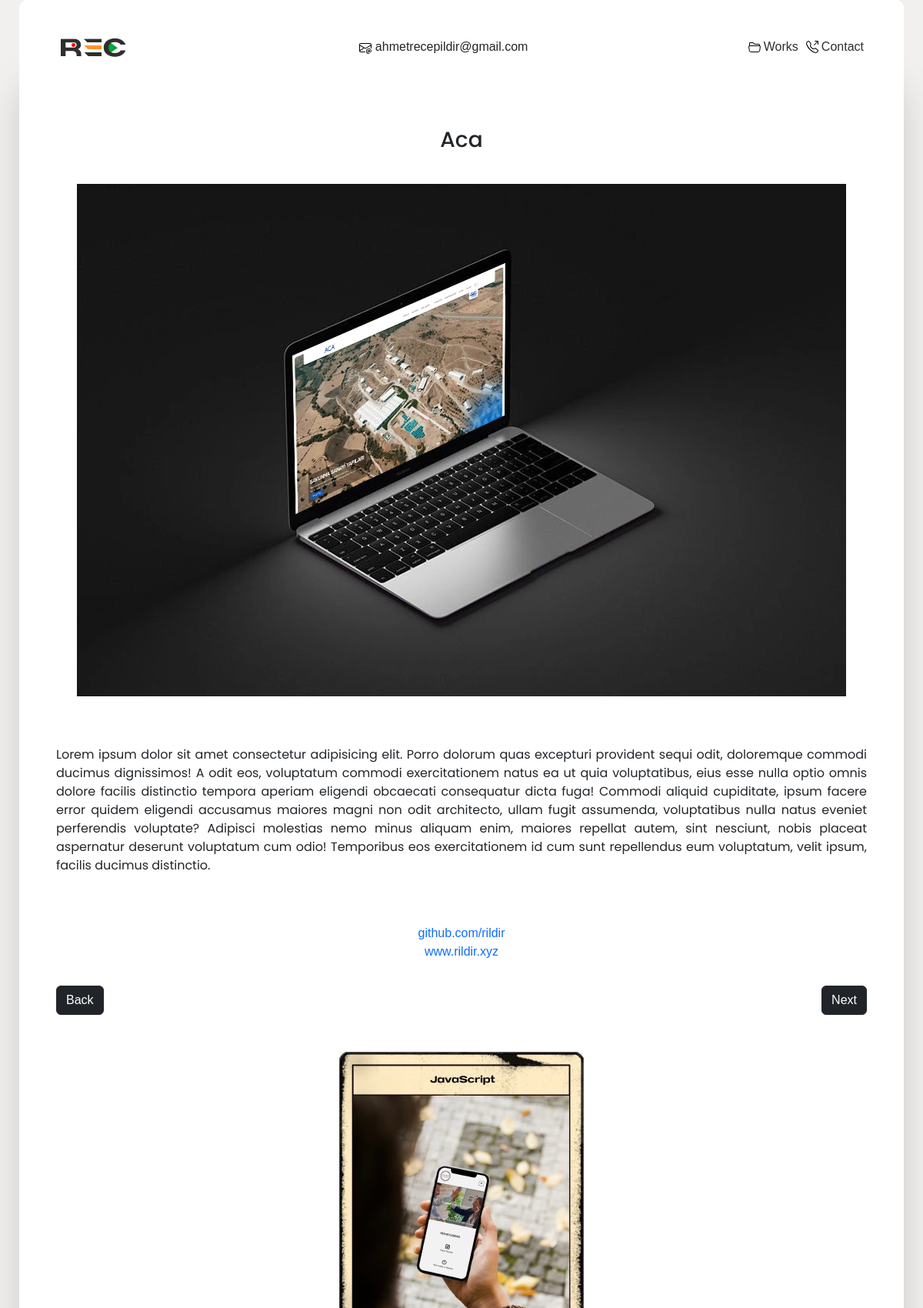
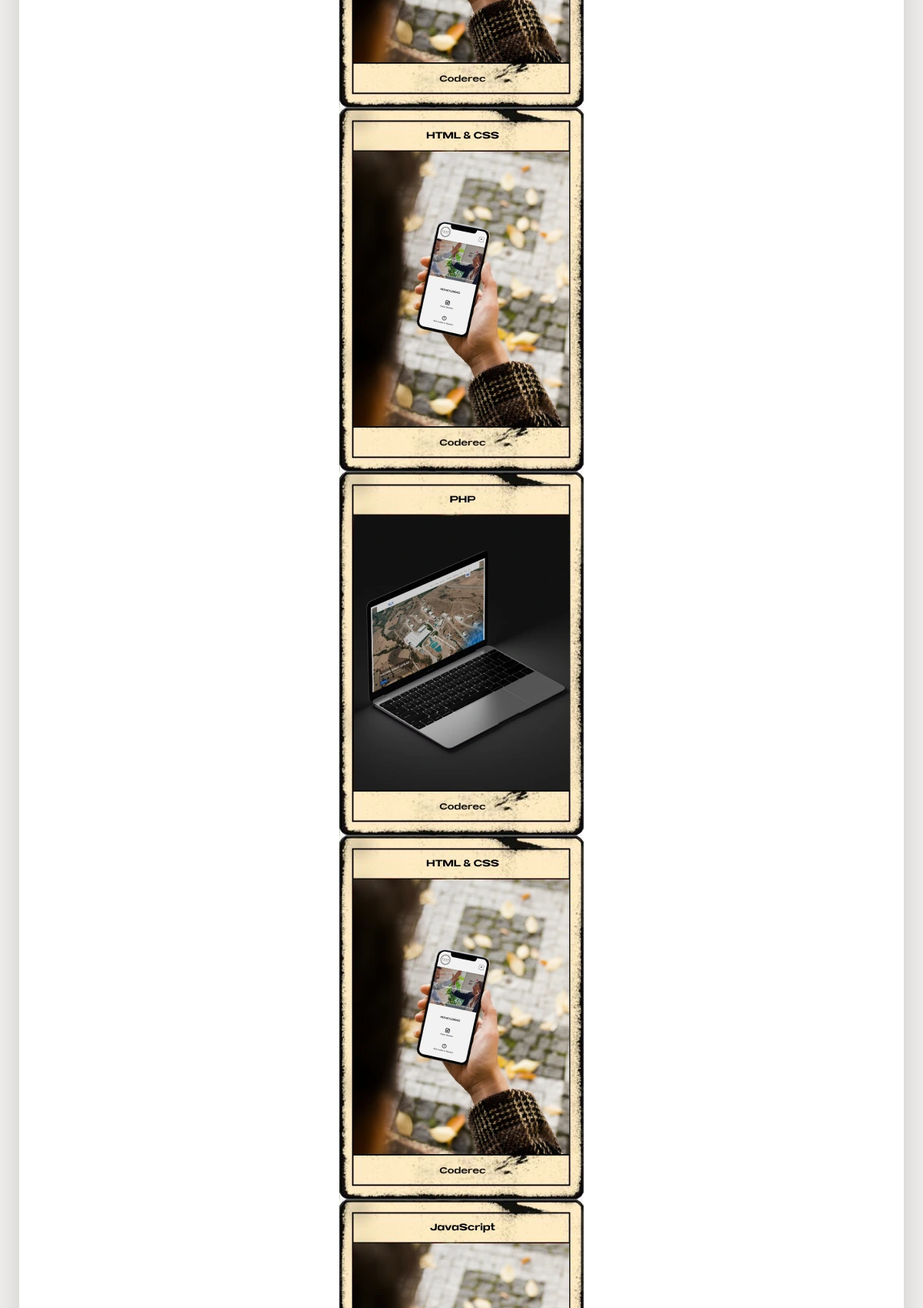
The app's page /site/works/aca (upper part) with its own data (2 pictures, top to bottom).
### tables this page shows
CREATE TABLE `settings` (
  `id` int(11) NOT NULL,
  `title` varchar(256) DEFAULT NULL,
  `about_us` longtext DEFAULT NULL,
  `mission` longtext DEFAULT NULL,
  `vision` longtext DEFAULT NULL,
  `logo` varchar(256) DEFAULT NULL,
  `phone` int(11) DEFAULT NULL,
  `email` varchar(256) DEFAULT NULL,
  `facebook` varchar(128) DEFAULT NULL,
  `instagram` varchar(128) DEFAULT NULL,
  `github` varchar(128) DEFAULT NULL,
  `linkedin` varchar(128) DEFAULT NULL,
  `twitter` varchar(128) DEFAULT NULL,
  `youtube` varchar(128) DEFAULT NULL,
  `updatedAt` datetime DEFAULT current_timestamp() ON UPDATE current_timestamp()
);

CREATE TABLE `post` (
  `id` int(11) NOT NULL,
  `title` varchar(256) DEFAULT NULL,
  `description` longtext DEFAULT NULL,
  `img_url` varchar(128) DEFAULT NULL,
  `seo_url` varchar(128) DEFAULT NULL,
  `github_link` varchar(128) DEFAULT NULL,
  `url_link` varchar(128) DEFAULT NULL,
  `highlights` enum('0','1','2','3','4') DEFAULT '1',
  `createdAt` datetime DEFAULT current_timestamp(),
  `post_category_id` int(11) DEFAULT NULL,
  `user_post_id` int(11) DEFAULT NULL
);

### site/application/controllers/Homepage.php (called while the page is built, shortened)
<?php
class Homepage extends CI_Controller
{
    public function __construct()
    {
        $this->load->model("homepage_model");
        $this->load->model("settings_model");
        $this->load->model("category_model");
        $this->load->library("form_validation");
        $this->load->library('email');
    }
    public function show($params)
    {
        $this->load->model('homepage_model');
        $data['post'] = $this->homepage_model->get(array('seo_url' => $params));
        $data['posts'] = $this->homepage_model->get_all();
        $data['category'] = $this->category_model->get_all();
        $category_ids = array(32, 7, 10);
        $data['new_post'] = $this->homepage_model->get_latest_posts_by_category($category_ids, 10);
        $current_work_index = array_search($data['post']->id, array_column($data['posts'], 'id'));
        $next_work_index = $current_work_index + 1;
        $data['next_work'] = $data['posts'][$next_work_index];
        $prev_work_index = $current_work_index - 1;
        $data['prev_work'] = $data['posts'][$prev_work_index];
        $this->load->model('settings_model');
        $data['settings'] = $this->settings_model->get_all();
        if ($data['post']) {
            $this->load->view('post/show', $data);
        } else {
            show_404();
        }
    }
}

### site/index.php (called while the page is built, shortened)
<?php
require_once BASEPATH.'core/CodeIgniter.php';

### site/application/models/Settings_model.php (called while the page is built, shortened)
<?php
class Settings_model extends CI_Model
{
    public $tableName = "settings";
    public function get_all($where = array())
    {
        return $this->db->where($where)->get($this->tableName)->result();
    }
}

### site/application/models/Homepage_model.php (called while the page is built, shortened)
<?php
class Homepage_model extends CI_Model
{
    public $tableName = "post";
    public function get($where = array())
    {
        return $this->db->where($where)->get($this->tableName)->row();
    }
    public function get_all($where = array())
    {
        return $this->db->where($where)->get($this->tableName)->result();
    }
    public function get_latest_posts_by_category($post_category_id = array(), $limit = 4)
    {
        $this->db->select('post.*, users.full_name AS username');
        $this->db->from($this->tableName);
        $this->db->join('category', 'post.post_category_id = category.id', 'left');
        $this->db->join('users', 'post.user_post_id = users.id', 'left');
        $this->db->where_in('post_category_id', $post_category_id);
        $this->db->order_by('id', 'desc');
        $this->db->limit($limit);
        return $this->db->get()->result();
    }
}

### site/application/views/post/show.php (the view, shortened to what this page needs)
<!DOCTYPE html>
<html lang="tr">
<head>
    <?php $this->load->view("includes/head"); ?>
</head>
<body>
    <div class="homepage">
        <?php $this->load->view("includes/navbar"); ?>
        <main class="container works-single">
            <div class="row">
                <div class="col-md-10">
                    <div class="works-single-container">
                        <h1 class="text-capitalize works-single-header">
                            <?php echo $post->title; ?>
                        </h1>
                        <div> <img src="../../panel/uploads/post_v/<?php echo $post->img_url; ?>" alt="bozuk1">
                        </div>
                        <div class="works-single-desc">
                            <p>
                                <?php echo $post->description; ?>
                            </p>
                        </div>
                        <?php if (!empty($post->github_link)) { ?>
                            <a href="<?php echo $post->github_link ?>"><?php echo substr($post->github_link, 8) ?></a>
                            <br>
                        <?php } ?>
                        <?php if (!empty($post->url_link)) { ?>
                            <a href="<?php echo $post->url_link ?>"><?php echo substr($post->url_link, 8) ?></a>
                            <br>
                        <?php } ?>
                        <div class="move">
                            <a href="<?php echo $prev_work->seo_url; ?>" class="btn btn-dark btn-outline">Back</a>
                            <a href="<?php echo $next_work->seo_url; ?>" class="btn btn-dark btn-outline">Next</a>
                        </div>
                    </div>
                </div>
            </div>
            <div class="swiper mySwiper">
                <div class="swiper-wrapper">
                    <?php foreach ($new_post as $index => $post_item) { ?>
                        <div class="swiper-slide">
                            <a href="<?php echo $post_item->seo_url ?>">
                                <img src="../../panel/uploads/post_v/<?php echo $post_item->img_url; ?>" alt="bozuk1">
                            </a>
                        </div>
                    <?php } ?>
                </div>
            </div>
        </main>
    </div>
</body>
</html>

### site/application/views/includes/navbar.php (shortened to what this page needs)
<nav class="navbar navbar-expand-lg navbar-container mx-auto">
    <div class="container-fluid">
        <a href="<?php echo base_url(); ?>" class="navbar-brand"><img
                src="<?php echo base_url('assets/image/' . $settings[0]->logo) ?>" alt=""></a>
        <div class="collapse navbar-collapse" id="navbarCollapse">
            <p class="navbar-nav ms-auto mail-p d-none d-lg-block">
                <?php if (!empty($settings)): ?>
                    <?php echo $settings[0]->email; ?>
                <?php endif; ?>
            </p>
            <div class="navbar-nav ms-auto links">
                <a href="<?php echo base_url("works/aca") ?>" id="work-link">
                    Works
                </a>
                <a href="#contact">
                    Contact
                </a>
            </div>
        </div>
    </div>
</nav>

### site/assets/css/custom.css (style rules this page uses)
* { margin: 0; padding: 0; box-sizing: border-box; border: 0 solid #e2e8f0; font-family: "kopik", sans-serif; }
a { text-decoration: none !important; }
p { margin: 0 !important; }
.homepage { padding: 4rem 0 !important; background-color: rgba(242, 240, 238, 1); box-shadow: 2px 3px 50px 3px rgba(0, 0, 0, 0.08); -webkit-box-shadow: 2px 3px 50px 3px rgba(0, 0, 0, 0.08); -moz-box-shadow: 2px 3px 50px 3px rgba(0, 0, 0, 0.08); }
.navbar-container { margin: 0 auto; border-radius: 10px 10px 0 0 !important; padding: 2.5rem 2.5rem 0 2.5rem !important; }
.container, .navbar-container { background-color: #fff; max-width: 1150px !important; }
.container { padding-top: 0rem !important; box-shadow: 0 25px 50px -12px rgba(0, 0, 0, 0.25); padding: 0 2.5rem 2.5rem 2.5rem !important; border-radius: 0 0 10px 10px; }
.links { display: flex; justify-content: flex-end; }
.links a { display: flex; background-color: transparent; color: #2e2e2e; }
.links svg { margin-top: 4px; margin-right: 4px; color: #2e2e2e !important; }
.links a:first-child { margin-right: 10px; }
.works-single { padding: 2.2rem 2rem !important; }
.works-single-header { padding: 0.5rem 0 2rem; }
.works-single-desc { padding: 4rem 0rem; text-align: justify; }
.works-single-container { text-align: center; padding: 3rem; }
.works-single img { height: 100%; max-width: 100%; }
.works-single h1, .works-single p { font-family: "Poppins", sans-serif !important; }
.works-single h1 { text-align: center; padding: 0rem 4rem 3rem; }
.move { display: flex; font-size: 20px; justify-content: space-between; padding: 2rem 0; }
.swiper { width: 100%; height: 100%; display: none !important; }
.swiper-slide { text-align: center; font-size: 18px; background: #fff; display: flex; justify-content: center; align-items: center; }
.swiper-slide img { display: block; width: 100%; height: 100%; object-fit: cover; }
@media (max-width: 1200px) { .col-md-10 { flex: 0 0 auto !important; width: 100% !important; } }
@media (max-width: 1200px) { .works-single-container { padding: 1rem; } }
@media (max-width: 1200px) { .works-single h1 { padding: 2rem 1rem; font-size: 28px; } }
@media (max-width: 1200px) { .swiper { display: block !important; } }
@media (max-width: 1200px) { .homepage { padding: 0 !important; } }

### records on screen
settings: logo (picture), email "ahmetrecepildir@gmail.com"
post: title "Aca", img_url (picture), description "Lorem ipsum dolor sit amet consectetur adipisicing elit. Porro dolorum quas excepturi provident sequi odit, doloremque commodi ducimus dignissimos! A odit eos, voluptatum commodi exercitationem natus ea ut quia voluptatibus, eius esse nulla optio omnis dolore facilis distinctio tempora aperiam eligendi obcaecati consequatur dicta fuga! Commodi aliquid cupiditate, ipsum facere error quidem eligendi accusamus maiores magni non odit architecto, ullam fugit assumenda, voluptatibus nulla natus eveniet perferendis voluptate? Adipisci molestias nemo minus aliquam enim, maiores repellat autem, sint nesciunt, nobis placeat aspernatur deserunt voluptatum cum odio! Temporibus eos exercitationem id cum…", github_link "github.com/rildir", url_link "www.rildir.xyz"
post: img_url (picture)
post: img_url (picture)
post: img_url (picture)
post: img_url (picture)
post: img_url (picture)
